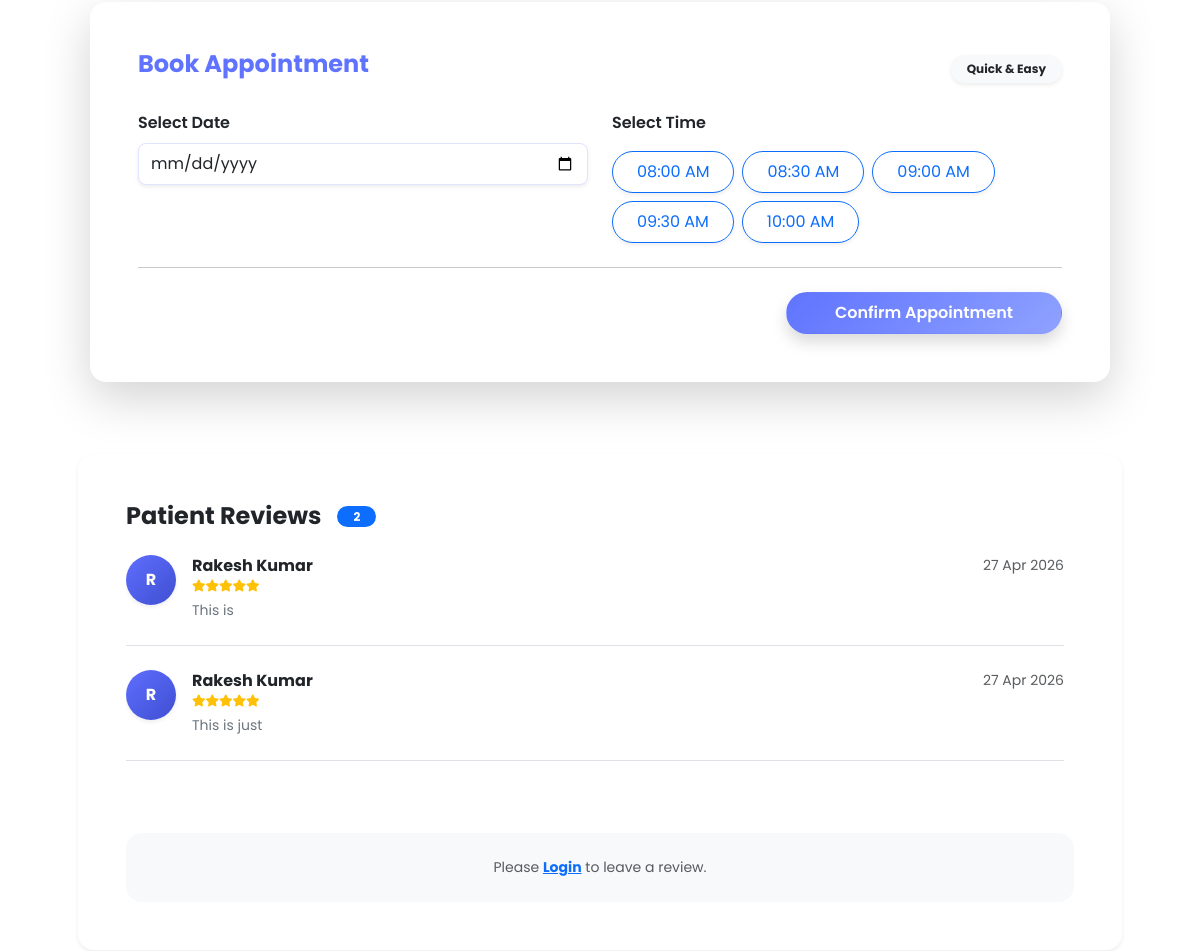
The page /doctor_info/2/ (middle part) on the database as committed earlier.
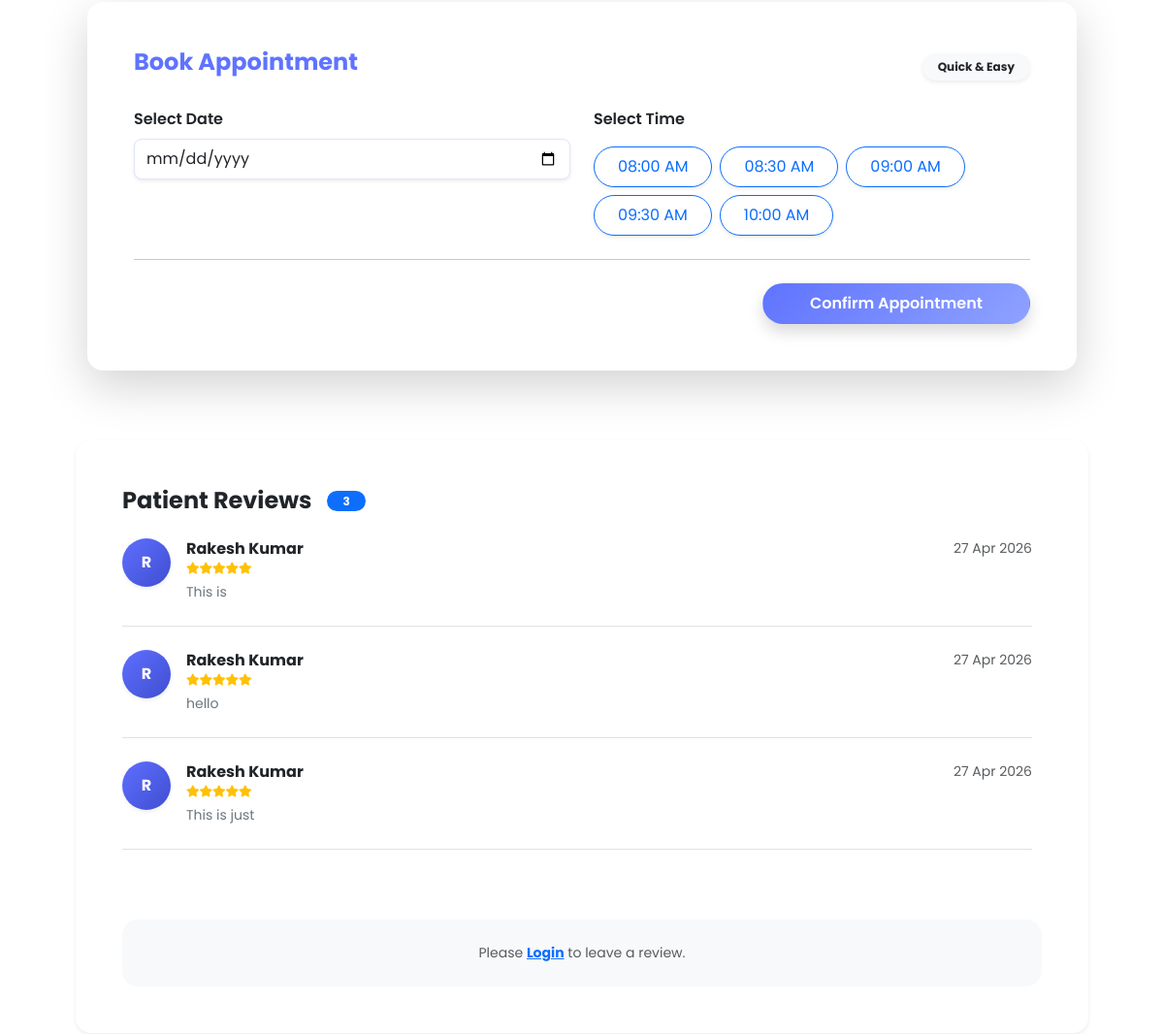
The same page on the database as committed later.
### appointment/models.py (models this page shows, shortened)
class Comment(models.Model):
    RATING_CHOICES = [
        (1, '1 Star'),
        (2, '2 Stars'),
        (3, '3 Stars'),
        (4, '4 Stars'),
        (5, '5 Stars'),
    ]
    doctor = models.ForeignKey(Doctor, on_delete=models.CASCADE, related_name='comments')
    patient = models.ForeignKey(Patients, on_delete=models.CASCADE)
    text = models.TextField()
    is_approved = models.BooleanField(default=False)
    rating = models.IntegerField(
        choices=RATING_CHOICES,
        default=5,
        validators=[MinValueValidator(1), MaxValueValidator(5)]
    )
    created_at = models.DateTimeField(auto_now_add=True)

class Patients(models.Model):
    username = models.CharField(max_length=100)
    email = models.EmailField()
    password = models.CharField(max_length=100)
    phone = models.CharField(max_length=15, blank=True)
    city = models.CharField(max_length=100, blank=True)
    address = models.TextField(blank=True)
    profile_image = CloudinaryField('image', folder='patients_image')

### appointment/views.py (the view)
# urls.py: path('doctor_info/<int:id>/', views.doctor_info, name='doctor_info'),
def doctor_info(request, id):
    doctor = Doctor.objects.get(id=id, available=True)
    releted_doctor = Doctor.objects.filter(category=doctor.category, available=True)[:10]
    comments = Comment.objects.filter(doctor=doctor, is_approved=True).order_by('-created_at')
    return render(request, 'doctor_info.html', {'doctor': doctor, 'releted_doctor': releted_doctor, 'comments': comments})

### appointment/models.py (called while the page is built)
    def __str__(self):
        return self.name

### templates/doctor_info.html (shortened to what the changed rows need)
{% extends "layout.html" %}
{% load static %}
{% block contant %}
    <section class="mt-4">
        <div class="container p-5">
            <div class="mt-5 pt-4" data-aos="fade-up">
                <div class="card border-0 shadow-sm rounded-4 p-4 p-md-5 bg-white">
                    <div class="d-flex align-items-center gap-3 mb-4">
                        <h4 class="fw-bold text-dark mb-0">Patient Reviews</h4>
                        <span class="badge rounded-pill bg-primary px-3">{{ comments.count|default:"0" }}</span>
                    </div>
                    <div class="comment-list mb-5" style="max-height: 500px; overflow-y: auto; padding-right: 10px;">
                        {% for comment in comments %}
                        <div class="d-flex gap-3 mb-4 pb-4 border-bottom">
                            <div class="flex-shrink-0">
                                <div class="rounded-circle d-flex align-items-center justify-content-center fw-bold text-white shadow-sm"
                                    style="width: 50px; height: 50px; background: linear-gradient(135deg, #5f6fff 0%, #3f4ed0 100%);">
                                    {{ comment.patient.username|slice:":1"|upper }}
                                </div>
                            </div>
                            <div class="flex-grow-1">
                                <div class="d-flex justify-content-between align-items-center mb-1">
                                    <h6 class="fw-bold mb-0">{{ comment.patient.username }}</h6>
                                    <small class="text-muted">{{ comment.created_at|date:"d M Y" }}</small>
                                </div>
                                <div class="mb-2" style="color: #ffc107; font-size: 12px;">
                                    <i class="fas fa-star"></i><i class="fas fa-star"></i><i class="fas fa-star"></i><i class="fas fa-star"></i><i class="fas fa-star"></i>
                                </div>
                                <p class="text-secondary small mb-0 lh-base">
                                    {{ comment.text }}
                                </p>
                            </div>
                        </div>
                        {% empty %}
                        <div class="text-center py-4">
                            <i class="far fa-comment-dots text-muted fa-3x mb-3"></i>
                            <p class="text-muted">No reviews yet. Be the first to share your experience!</p>
                        </div>
                        {% endfor %}
                    </div>
                </div>
            </div>
        </div>
    </section>
{% endblock %}

Rows that differ between the two databases and show on the page:
now on this page (row edited): Comment: patient.username "R", patient.username "Rakesh Kumar", created_at "27 Apr 2026", text "hello"
Other text that changed with them:
{{ comments.count|default:"0" }}: "2" → "3"
